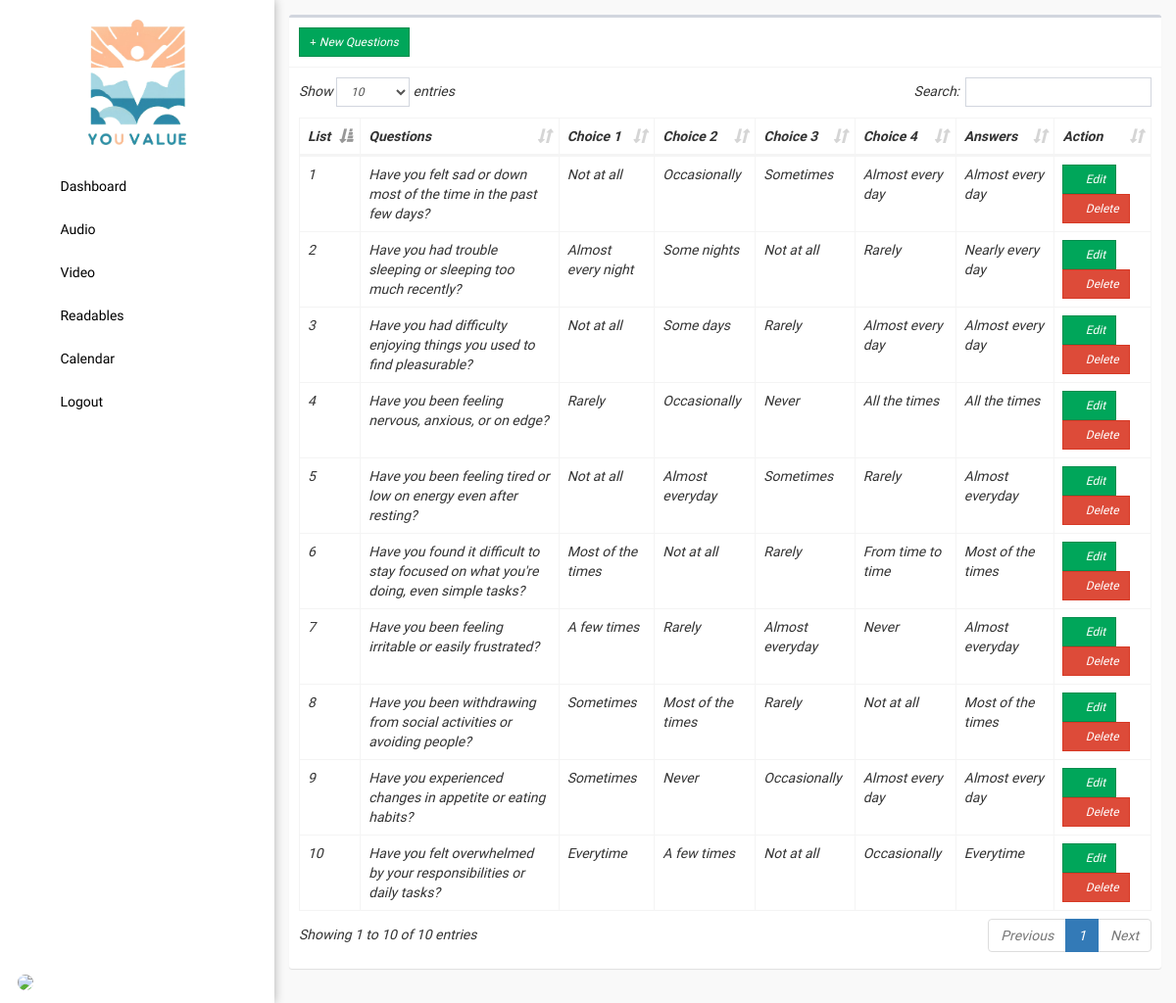
Screenshot of /admin/questionnaires.php with the database file from the repository.
### tables this page shows
CREATE TABLE `questionnaires` (
  `id` int(11) NOT NULL,
  `questions` text NOT NULL,
  `choice1` text NOT NULL,
  `choice2` text NOT NULL,
  `choice3` text NOT NULL,
  `choice4` text NOT NULL,
  `answers` text NOT NULL
);

### config/config.php (called while the page is built, shortened)
<?php
class Connection{
	private $servername = "localhost";
	private $username = "root";
	private $password = "";
	private $dbname = "youvalue";
	public function conn(){
		try {
		$this->dsn = "mysql:host=".$this->servername.";dbname=".$this->dbname;
		$this->pdo = new PDO($this->dsn, $this->username, $this->password);
		$this->pdo->setAttribute(PDO::ATTR_ERRMODE, PDO::ERRMODE_EXCEPTION);
		$this->pdo->setAttribute(PDO::ATTR_DEFAULT_FETCH_MODE, PDO::FETCH_ASSOC);
		return $this->pdo;
		} catch (Exception $e) {
			echo 'error'. $e->getmessage();
		}
	}
}
?>

### admin/questionnaires.php (the view, shortened to what this page needs)
<?php
  include '../config/config.php';
  class data extends Connection{
    public function managedata(){
?>
<!DOCTYPE html>
<html>
<head><?php include 'head.php'; ?></head>
<body class="hold-transition skin-blue sidebar-mini">
  <div class="wrapper">
    <?php include 'sidebar.php'; ?>
    <div class="content-wrapper" style="height: 100vh;background-color: #f9f9f9;overflow-y: auto;">
      <section class="content">
        <div class="row">
          <div class="col-xs-12">
            <div class="box">
              <div class="box-header with-border">
                 <a href="#addnew" data-toggle="modal" class="btn btn-success btn-sm btn-flat custom-btn"><i class="fa fa-plus"></i> New Questions</a>
              </div>
              <div class="box-body table-responsive">
                <table id="example1" class="table table-bordered">
                  <thead>
                    <th>List</th>
                    <th>Questions</th>
                    <th>Choice 1</th>
                    <th>Choice 2</th>
                    <th>Choice 3</th>
                    <th>Choice 4</th>
                    <th>Answers</th>
                    <th>Action</th>
                  </thead>
                  <tbody>
                    <?php $sql = "SELECT * FROM questionnaires";
                    $stmt = $this->conn()->query($sql);
                    $id = 1;
                    while ($row = $stmt->fetch()) { ?>
                      <tr>
                        <td><?php echo $id; ?></td>
                        <td><?php echo $row['questions'] ?></td>
                        <td><?php echo $row['choice1'] ?></td>
                        <td><?php echo $row['choice2'] ?></td>
                        <td><?php echo $row['choice3'] ?></td>
                        <td><?php echo $row['choice4'] ?></td>
                        <td><?php echo $row['answers'] ?></td>
                        <td>
                          <button class='btn btn-success btn-sm edit btn-flat'
                          data-edit_id='<?php echo $row['id'] ?>'
                          data-edit_questions='<?php echo $row['questions'] ?>'
                          data-edit_choice1='<?php echo $row['choice1'] ?>'
                          data-edit_choice2='<?php echo $row['choice2'] ?>'
                          data-edit_choice3='<?php echo $row['choice3'] ?>'
                          data-edit_choice4='<?php echo $row['choice4'] ?>'
                          data-edit_answers='<?php echo $row['answers'] ?>'
                          ><i class='fa fa-edit'></i> Edit</button>
                          <button class='btn btn-danger btn-sm delete btn-flat'
                          data-delete_id='<?php echo $row['id'] ?>'
                          ><i class='fa fa-trash'></i> Delete</button>
                        </td>
                      </tr>
                    <?php $id++; } ?>
                  </tbody>
                </table>
              </div>
            </div>
          </div>
        </div>
      </section>
    </div>
  </div>
</body>
</html>
<?php } } $data = new data(); $data->managedata(); ?>

### rows the page displays
questionnaires: questions "Have you felt sad or down most of the time in the past few days?", choice1 "Not at all", choice2 "Occasionally", choice3 "Sometimes", choice4 "Almost every day", answers "Almost every day"
questionnaires: questions "Have you had trouble sleeping or sleeping too much recently?", choice1 "Almost every night", choice2 "Some nights", choice3 "Not at all", choice4 "Rarely", answers "Nearly every day"
questionnaires: questions "Have you had difficulty enjoying things you used to find pleasurable?", choice1 "Not at all", choice2 "Some days", choice3 "Rarely", choice4 "Almost every day", answers "Almost every day"
questionnaires: questions "Have you been feeling nervous, anxious, or on edge?", choice1 "Rarely", choice2 "Occasionally", choice3 "Never", choice4 "All the times", answers "All the times"
questionnaires: questions "Have you been feeling tired or low on energy even after resting?", choice1 "Not at all", choice2 "Almost everyday", choice3 "Sometimes", choice4 "Rarely", answers "Almost everyday"
questionnaires: questions "Have you found it difficult to stay focused on what you're doing, even simple tasks?", choice1 "Most of the times", choice2 "Not at all", choice3 "Rarely", choice4 "From time to time", answers "Most of the times"
questionnaires: questions "Have you been feeling irritable or easily frustrated?", choice1 "A few times", choice2 "Rarely", choice3 "Almost everyday", choice4 "Never", answers "Almost everyday"
questionnaires: questions "Have you been withdrawing from social activities or avoiding people?", choice1 "Sometimes", choice2 "Most of the times", choice3 "Rarely", choice4 "Not at all", answers "Most of the times"
questionnaires: questions "Have you experienced changes in appetite or eating habits?", choice1 "Sometimes", choice2 "Never", choice3 "Occasionally", choice4 "Almost every day", answers "Almost every day"
questionnaires: questions "Have you felt overwhelmed by your responsibilities or daily tasks?", choice1 "Everytime", choice2 "A few times", choice3 "Not at all", choice4 "Occasionally", answers "Everytime"
